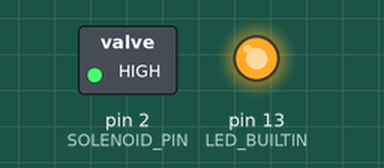
Simulated run of this sketch. Board: Arduino Uno, built with avr-gcc and run on an emulated ATmega328P. Shown: switched loads named in the sketch (green lamp = pin HIGH), output pins drawn as LEDs (lit = HIGH).

Above: at 0.5 s.
At 3.0 s:
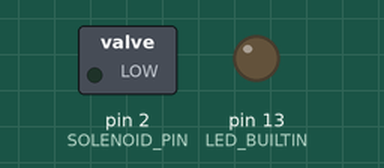
Timing chart, 0 to 6.5 s (numbered marks = the images above):
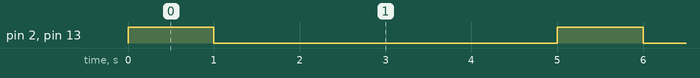

The sketch:

Solenoid_Bringup.ino
```cpp
#define SOLENOID_PIN 2
void setup()
{
    pinMode(SOLENOID_PIN, OUTPUT);
    pinMode(LED_BUILTIN, OUTPUT);
}

void loop()
{
    digitalWrite(SOLENOID_PIN, HIGH);
    digitalWrite(LED_BUILTIN, HIGH);
    delay(1000);
    digitalWrite(SOLENOID_PIN, LOW);
    digitalWrite(LED_BUILTIN, LOW);
    delay(4000);
}
```

Measured:
- by itself, pin 2 (SOLENOID_PIN), pin 13 (LED_BUILTIN): alternates HIGH for 1.0 s and LOW for 4.0 s
